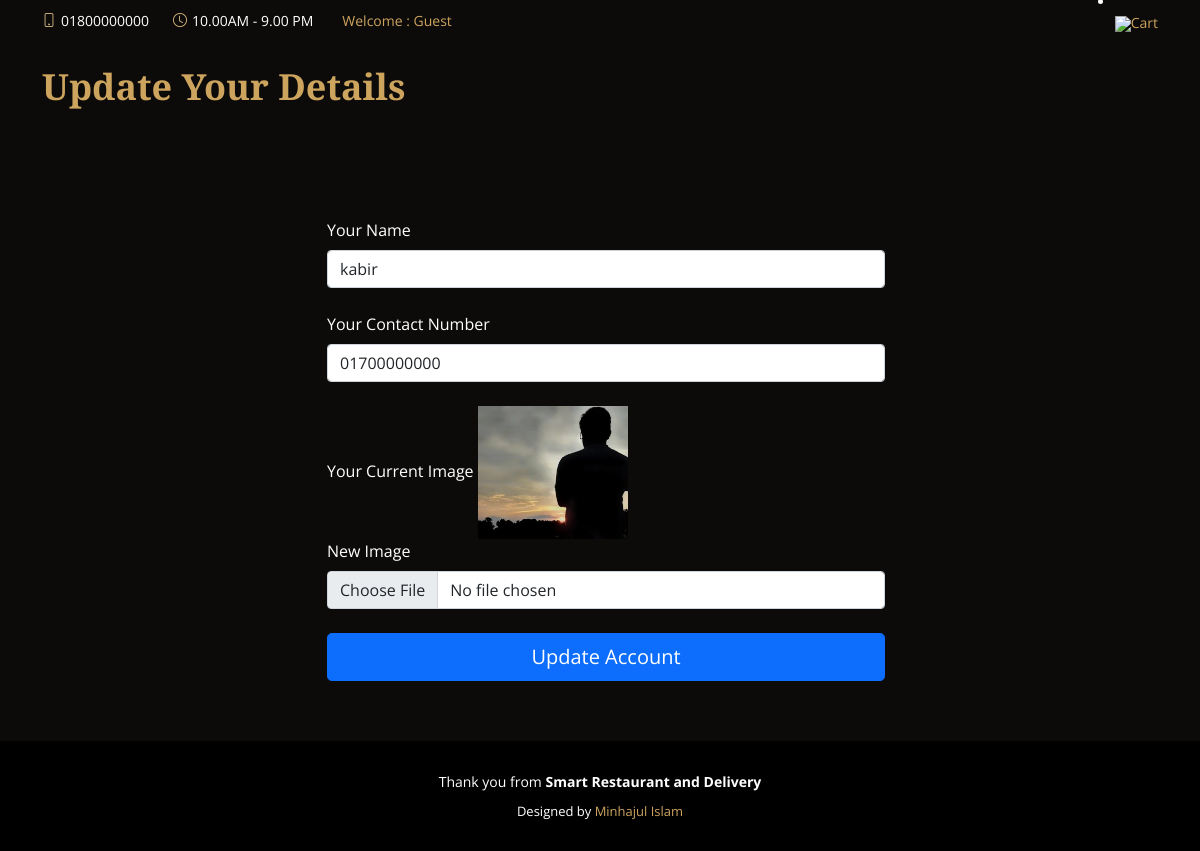
/user_account_edit.php?id=45, run on the app's committed database.
### tables this page shows
CREATE TABLE `restaurant_info` (
  `id` int(11) NOT NULL,
  `location` varchar(255) NOT NULL,
  `open_hours` varchar(255) NOT NULL,
  `email` varchar(100) NOT NULL,
  `contact` varchar(15) NOT NULL
);

CREATE TABLE `user_signup` (
  `user_id` int(10) UNSIGNED NOT NULL,
  `full_name` varchar(100) NOT NULL,
  `email` varchar(100) NOT NULL,
  `contact_number` varchar(15) NOT NULL,
  `image_name` varchar(255) NOT NULL,
  `username` varchar(100) NOT NULL,
  `password` varchar(255) NOT NULL
);

### user_account_edit.php (the view, shortened to what this page needs)
<?php include('hf-ft-front/header.php'); ?>
<main id="main">
  <section>
    <div class="container">
      <div class="section-title">
        <p>Update Your Details</p>
      </div>
      <div class="row mt-5">
        <div class="offset-md-3 col-lg-12 mt-5 mt-lg-0">
          <?php
            if(isset($_GET['id']))
            {
                $id = $_GET['id'];
                $sql = "SELECT * FROM user_signup WHERE user_id=$id";
                $res = mysqli_query($conn, $sql);
                $count = mysqli_num_rows($res);
                if($count==1)
                {
                    $row = mysqli_fetch_assoc($res);
                    $full_name = $row['full_name'];
                    $contact_number = $row['contact_number'];
                    $current_image = $row['image_name'];
                }
                else
                {
                    $_SESSION['no-category-found'] = "<div class='error'>Not Found.</div>";
                    header('location:'.SITEURL.'user-account.php');
                }
            }
            else
            {
                header('location:'.SITEURL.'user-account.php');
            }
        ?>
          <form action="" method="POST" enctype="multipart/form-data">
            <div class=" form-group mt-3">
              <div class="col-md-6 form-group mt-3 mt-md-0">
                <label class="form-label" for="form1Example13">Your Name</label>
                <input type="text" class="form-control" value="<?php echo $full_name; ?>" name="full_name" placeholder="Your Full Name" >
              </div>
              <br>
              <div class="col-md-6 form-group mt-3 mt-md-0">
                <label class="form-label" for="form1Example13">Your Contact Number</label>
                <input type="text" class="form-control" value="<?php echo $contact_number; ?>" name="contact_number" placeholder="Your contact number">
                </div>
              <br>
              <div class="col-md-6 form-group mt-3 mt-md-0">
                <label class="form-label" for="form1Example13">Your Current Image</label>
                <?php
                        if($current_image == "")
                        {
                            echo "<div class='error'>Image not Available.</div>";
                        }
                        else
                        {
                            ?>
                            <img src="<?php echo SITEURL; ?>images/user/<?php echo $current_image; ?>" width="150px">
                <?php
                        }
                    ?>
              </div>
              <div class="col-md-6 form-group mt-3 mt-md-0">
                <label class="form-label" for="form1Example13">New Image</label>
                <input type="file" class="form-control" name="image">
              </div>
              <br>
              <div>
                <button type="submit" class="btn btn-primary btn-lg btn-block col-md-6" name="submit">Update Account</button>
              </div>
            </div>
          </form>
        </div>
      </div>
    </div>
  </section>
</main>
<?php include('hf-ft-front/footer.php'); ?>

### hf-ft-front/header.php (shortened to what this page needs)
<?php include('connection/connector.php'); ?>
<!DOCTYPE html>
<html lang="en">
<head>
  <link href="assets/vendor/animate.css/animate.min.css" rel="stylesheet">
  <link href="assets/vendor/aos/aos.css" rel="stylesheet">
  <link href="assets/vendor/bootstrap/css/bootstrap.min.css" rel="stylesheet">
  <link href="assets/vendor/bootstrap-icons/bootstrap-icons.css" rel="stylesheet">
  <link href="assets/vendor/boxicons/css/boxicons.min.css" rel="stylesheet">
  <link href="assets/vendor/glightbox/css/glightbox.min.css" rel="stylesheet">
  <link href="assets/vendor/swiper/swiper-bundle.min.css" rel="stylesheet">
  <link href="assets/css/style.css" rel="stylesheet">
</head>
<body>
  <div id="topbar" class="d-flex align-items-center fixed-top">
    <div class="container d-flex justify-content-center justify-content-md-between">
    <?php
      $sql = "SELECT * FROM restaurant_info";
      $res = mysqli_query($conn, $sql);
      $count = mysqli_num_rows($res);
      if($count>0)
      {
          while($row=mysqli_fetch_assoc($res))
          {
              $open_hours = $row['open_hours'];
              $contact = $row['contact'];
              ?>
      <div class="contact-info d-flex align-items-center">
        <i class="bi bi-phone d-flex align-items-center"><span><?php echo $contact; ?></span></i>
        <i class="bi bi-clock d-flex align-items-center ms-4"><span><?php echo $open_hours; ?></span></i>
        <?php
                        }
                    }
                    else
                    {
                    }
                ?>
        <i class="bi d-flex align-items-center ms-4"><span> <a href="user-account.php"  >
                   <?php
                   if(isset($_SESSION['username']))
                   {
                        echo "Welcome : ".$_SESSION['username']."";
                        echo "  <a href='../user-account.php'>";
                        echo "  </a>";
                   }
                   else
                   {
                    echo "Welcome : Guest ";
                   }
                   ?>
               </a></span></i>
      </div>
      <div class="languages d-none d-md-flex align-items-center">
        <ul>
        <li></li>
        <li style="list-style-type: none;"><a href="cart.php"><img src="https://img.icons8.com/external-flatart-icons-flat-flatarticons/64/000000/external-cart-marketing-flatart-icons-flat-flatarticons.png" width="30px"/>Cart</a></li>
        </ul>
      </div>
    </div>
  </div>

### assets/css/style.css (style rules this page uses)
body { font-family: "Open Sans", sans-serif; background: #0c0b09; color: #fff; }
a { color: #cda45e; text-decoration: none; }
#topbar { height: 40px; font-size: 14px; transition: all 0.5s; z-index: 996; }
#topbar .contact-info i { font-style: normal; color: #d9ba85; }
#topbar .contact-info i span { padding-left: 5px; color: #fff; }
section { padding: 60px 0; overflow: hidden; }
.section-title { padding-bottom: 40px; }
.section-title p { margin: 0; margin: 0; font-size: 36px; font-weight: 700; font-family: "Playfair Display", serif; color: #cda45e; }

### data on the page
restaurant_info: contact "01800000000", open_hours "10.00AM - 9.00 PM"
user_signup: full_name "kabir", contact_number "01700000000", image_name (picture)
